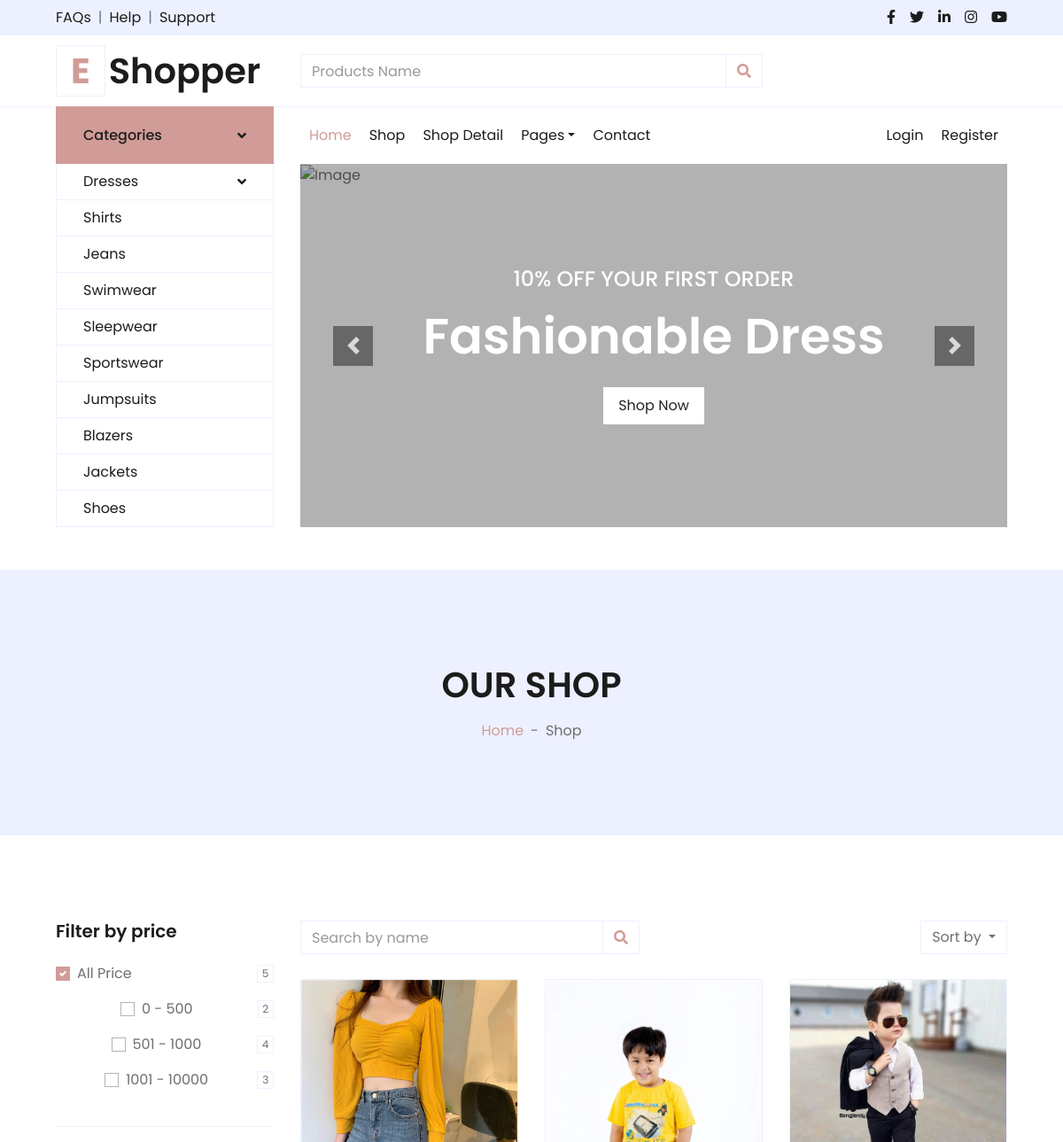
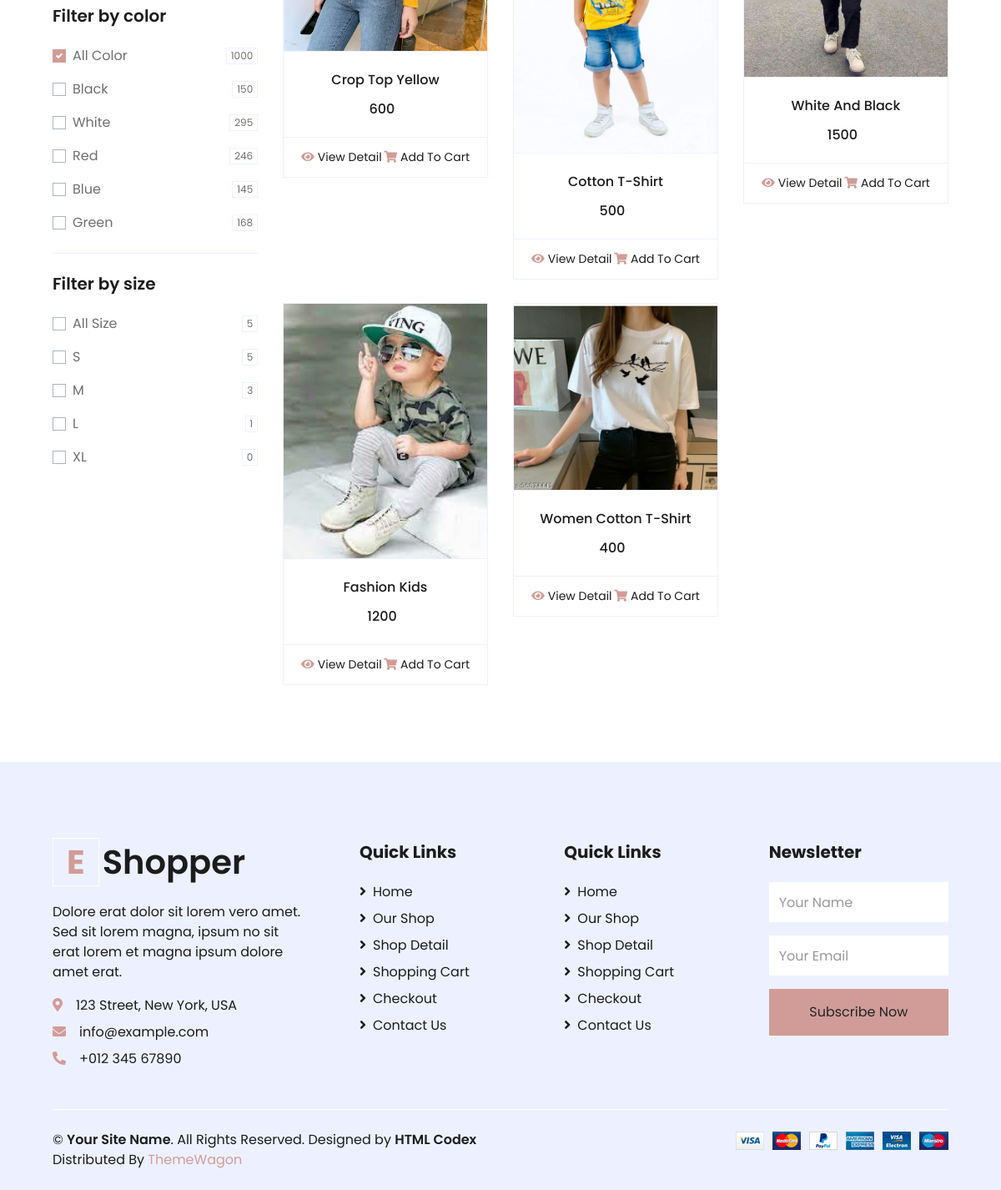
/productS/, run on the app's committed database (2 pictures, top to bottom).
### myapp/models.py (models this page shows, shortened)
class Product(models.Model):
	category=(
			('men','men'),
			('women','women'),
			('kid','kid'),
		)
	size=(
		    ("s","s"),
		    ("m","m"),
		    ("l","l"),
		    ("xl","xl"),
		    ("xxl","xxl"),
		)
	seller=models.ForeignKey(User,on_delete=models.CASCADE)
	product_category=models.CharField(max_length=100,choices=category)
	product_name=models.CharField(max_length=100)
	product_price=models.PositiveSmallIntegerField()
	product_desc=models.TextField()
	product_size=models.CharField(max_length=100,choices=size)
	product_image=models.ImageField(upload_to="product_pic/")

### myapp/views.py (the view)
# urls.py: path('productS/',views.productS,name='productS'),
def productS(request):
		products=Product.objects.filter(product_size='s')
		productS=Product.objects.filter(product_size='s')
		productM=Product.objects.filter(product_size='m')
		productL=Product.objects.filter(product_size='l')
		productXL=Product.objects.filter(product_size='xl')
		products500=Product.objects.filter(product_price__range=(0,500))
		products1000=Product.objects.filter(product_price__range=(501,1000))
		products1001=Product.objects.filter(product_price__range=(1001,10000))
		return render(request,'productS.html',{'productS':productS,'productM':productM,'productL':productL,'productXL':productXL,'products':products,'products500':products500,'products1000':products1000,'products1001':products1001})

### myapp/templates/productS.html (shortened to what this page needs)
{% extends 'header.html' %}
{% load static %}
{% block content %}
<!DOCTYPE html>
<html lang="en">
<head>
   </head>
<body>
    <div class="container-fluid bg-secondary mb-5">
        <div class="d-flex flex-column align-items-center justify-content-center" style="min-height: 300px">
            <h1 class="font-weight-semi-bold text-uppercase mb-3">Our Shop</h1>
            <div class="d-inline-flex">
                <p class="m-0"><a href="">Home</a></p>
                <p class="m-0 px-2">-</p>
                <p class="m-0">Shop</p>
            </div>
        </div>
    </div>
    <div class="container-fluid pt-5">
        <div class="row px-xl-5">
            <div class="col-lg-3 col-md-12">
                <div class="border-bottom mb-4 pb-4">
                    <h5 class="font-weight-semi-bold mb-4">Filter by price</h5>
                        <div class="custom-control custom-checkbox d-flex align-items-center justify-content-between mb-3">
                            <label class="custom-control-label" for="price-all">All Price</label>
                            <span class="badge border font-weight-normal">{{products.count}}</span>
                        </div>
                        <div class="custom-control custom-checkbox d-flex align-items-center justify-content-between mb-3">
                            <label class="custom-control-label" for="price-1">0 - 500</label>
                            <span class="badge border font-weight-normal">{{products500.count}}</span>
                        </div>
                        <div class="custom-control custom-checkbox d-flex align-items-center justify-content-between mb-3">
                            <label class="custom-control-label" for="price-3">501 - 1000</label>
                            <span class="badge border font-weight-normal">{{products1000.count}}</span>
                        </div>
                        <div class="custom-control custom-checkbox d-flex align-items-center justify-content-between mb-3">
                            <label class="custom-control-label" for="price-4">1001 - 10000</label>
                            <span class="badge border font-weight-normal">{{products1001.count}}</span>
                        </div>
                </div>
                <div class="border-bottom mb-4 pb-4">
                    <h5 class="font-weight-semi-bold mb-4">Filter by color</h5>
                    <form>
                        <div class="custom-control custom-checkbox d-flex align-items-center justify-content-between mb-3">
                            <label class="custom-control-label" for="price-all">All Color</label>
                            <span class="badge border font-weight-normal">1000</span>
                        </div>
                        <div class="custom-control custom-checkbox d-flex align-items-center justify-content-between mb-3">
                            <label class="custom-control-label" for="color-1">Black</label>
                            <span class="badge border font-weight-normal">150</span>
                        </div>
                        <div class="custom-control custom-checkbox d-flex align-items-center justify-content-between mb-3">
                            <label class="custom-control-label" for="color-2">White</label>
                            <span class="badge border font-weight-normal">295</span>
                        </div>
                        <div class="custom-control custom-checkbox d-flex align-items-center justify-content-between mb-3">
                            <label class="custom-control-label" for="color-3">Red</label>
                            <span class="badge border font-weight-normal">246</span>
                        </div>
                        <div class="custom-control custom-checkbox d-flex align-items-center justify-content-between mb-3">
                            <label class="custom-control-label" for="color-4">Blue</label>
                            <span class="badge border font-weight-normal">145</span>
                        </div>
                        <div class="custom-control custom-checkbox d-flex align-items-center justify-content-between">
                            <label class="custom-control-label" for="color-5">Green</label>
                            <span class="badge border font-weight-normal">168</span>
                        </div>
                    </form>
                </div>
                <div class="mb-5">
                    <h5 class="font-weight-semi-bold mb-4">Filter by size</h5>
                    <form>
                        <div class="custom-control custom-checkbox d-flex align-items-center justify-content-between mb-3">
                        <label class="custom-control-label" for="size-all">All Size</label>
                        <span class="badge border font-weight-normal">{{products.count}}</span>
                        </div>
                        <form method="post" action="{% url 'productS' %}">
                        <div class="custom-control custom-checkbox d-flex align-items-center justify-content-between mb-3">
                            <label class="custom-control-label" for="size-2">S</label>
                            <span class="badge border font-weight-normal">{{productS.count}}</span>
                        </div>
                        </form>
                        <form method="post" action="{% url 'productM' %}">
                        <div class="custom-control custom-checkbox d-flex align-items-center justify-content-between mb-3">
                            <label class="custom-control-label" for="size-3">M</label>
                            <span class="badge border font-weight-normal">{{productM.count}}</span>
                        </div>
                        </form>
                        <form method="post" action="{% url 'productL' %}">
                        <div class="custom-control custom-checkbox d-flex align-items-center justify-content-between mb-3">
                            <label class="custom-control-label" for="size-4">L</label>
                            <span class="badge border font-weight-normal">{{productL.count}}</span>
                        </div>
                        </form>
                        <form method="post" action="{% url 'productXL' %}">
                        <div class="custom-control custom-checkbox d-flex align-items-center justify-content-between">
                            <label class="custom-control-label" for="size-5">XL</label>
                            <span class="badge border font-weight-normal">{{productXL.count}}</span>
                        </div>
                    </form>
                </div>
            </div>
            <div class="col-lg-9 col-md-12">
                <div class="row pb-3">
                    <div class="col-12 pb-1">
                        <div class="d-flex align-items-center justify-content-between mb-4">
                            <form action="">
                                <div class="input-group">
                                    <input type="text" class="form-control" placeholder="Search by name">
                                    <div class="input-group-append">
                                        <span class="input-group-text bg-transparent text-primary">
                                            <i class="fa fa-search"></i>
                                        </span>
                                    </div>
                                </div>
                            </form>
                            <div class="dropdown ml-4">
                                <button class="btn border dropdown-toggle" type="button" id="triggerId" data-toggle="dropdown" aria-haspopup="true"
                                        aria-expanded="false">
                                            Sort by
                                        </button>
                            </div>
                        </div>
                    </div>
                    {% for i in products %}
                    <div class="col-lg-4 col-md-6 col-sm-12 pb-1">
                        <div class="card product-item border-0 mb-4">
                            <div class="card-header product-img position-relative overflow-hidden bg-transparent border p-0">
                                <img class="img-fluid w-100" src="{{i.product_image.url}}" alt="">
                            </div>
                            <div class="card-body border-left border-right text-center p-0 pt-4 pb-3">
                                <h6 class="text-truncate mb-3">{{i.product_name}}</h6>
                                <div class="d-flex justify-content-center">
                                    <h6>{{i.product_price}}</h6><h6 class="text-muted ml-2"></h6>
                                </div>
                            </div>
                            <div class="card-footer d-flex justify-content-between bg-light border">
                                <a href="{% url 'detail' pk=i.pk %}" class="btn btn-sm text-dark p-0"><i class="fas fa-eye text-primary mr-1"></i>View Detail</a>
                                <a href="" class="btn btn-sm text-dark p-0"><i class="fas fa-shopping-cart text-primary mr-1"></i>Add To Cart</a>
                            </div>
                        </div>
                    </div>
                    {% endfor %}
                </div>
            </div>
        </div>
    </div>
</body>
</html>
{% endblock %}

### data on the page
Product: product_image (picture), product_name "Crop Top Yellow", product_price "600"
Product: product_image (picture), product_name "Cotton T-Shirt", product_price "500"
Product: product_image (picture), product_name "White And Black", product_price "1500"
Product: product_image (picture), product_name "Fashion Kids", product_price "1200"
Product: product_image (picture), product_name "Women Cotton T-Shirt", product_price "400"

### other printed values
{{ products.count }} "5"
{{ products500.count }} "2"
{{ products1000.count }} "4"
{{ products1001.count }} "3"
{{ productS.count }} "5"
{{ productM.count }} "3"
{{ productL.count }} "1"
{{ productXL.count }} "0"
